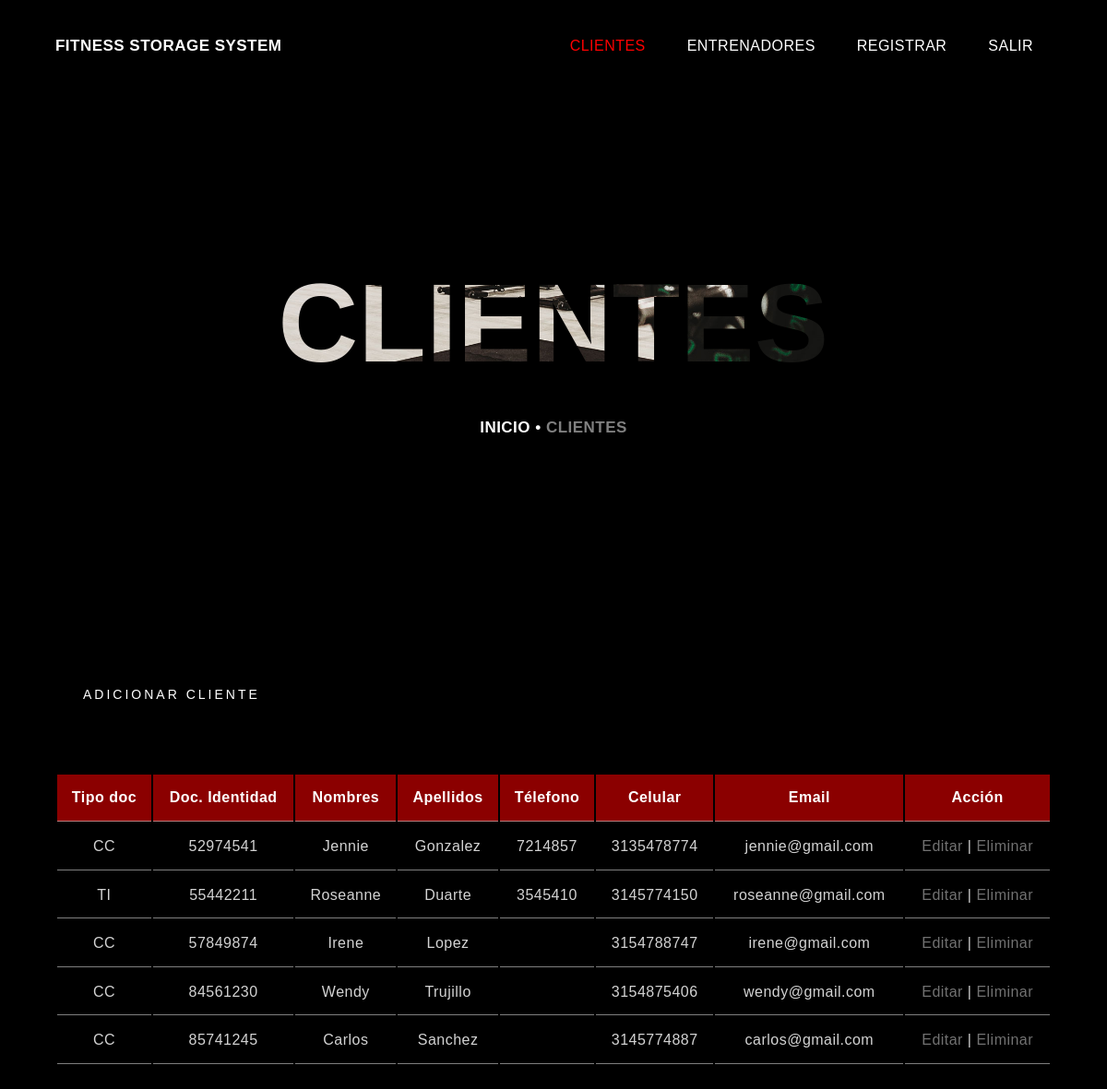
Screenshot of /php/admincrud/crudclientes/adminclientes.php with the database file from the repository.
### tables this page shows
CREATE TABLE IF NOT EXISTS `cliente` (
  `Doc_identidad` int NOT NULL,
  `Tipo_doc` varchar(2) NOT NULL,
  `Nombres` varchar(25) NOT NULL,
  `Apellidos` varchar(25) NOT NULL,
  `Tel_contacto` varchar(7) DEFAULT NULL,
  `Cel_contacto` varchar(10) NOT NULL,
  `Email` varchar(45) NOT NULL,
  PRIMARY KEY (`Doc_identidad`,`Tipo_doc`)
);

### php/admincrud/crudclientes/adminclientes.php (the view, shortened to what this page needs)
<?php
include_once("../../conexion.php");
$result = $dbConn->query("SELECT * FROM cliente");
?>
<!DOCTYPE html>
<html lang="en">
    <head>
        <link rel="stylesheet" href="../../../css/estilos.css">
    </head>
<body>
    <header>
        <div class="centrarnav">
            <div class="logo">
                FITNESS STORAGE SYSTEM
            </div>
            <nav>
                <a href="adminclientes.php"><span class="activo">CLIENTES</span></a>
                <a href="../crudentrenadores/adminentrenadores.php">ENTRENADORES</a>
                <a href="../../login_registro/registro.php">REGISTRAR</a>
                <a href="../../login_registro/logout.php">SALIR</a>
            </nav>
        </div>
    </header>
    <div class="espaciotop contenedor">
        <div class="title2">clientes</div>
        <div class="subtitle">INICIO • <span class="inactivo">CLIENTES</span></div>
    </div>
<section class="espaciotop">
<div class="centrarnav"><a href="form_adicionar.html" class="btn-neon">
                    ADICIONAR CLIENTE</a></div><br><br>
    <table class="centrarnav contenido-tabla">
        <thead>
            <tr id="tabla-crud">
                <th>Tipo doc</th>
                <th>Doc. Identidad</th>
                <th>Nombres</th>
                <th>Apellidos</th>
                <th>Télefono</th>
                <th>Celular</th>
                <th>Email</th>
                <th>Acción</th>
            </tr>
        </thead>
        <?php
        while ( $row = $result->fetch(PDO::FETCH_ASSOC) ){
            echo "<tbody>";
            echo "<tr>";
            echo "<td>" . $row['Tipo_doc'] . "</td>";
            echo "<td>" . $row['Doc_identidad'] . "</td>";
            echo "<td>" . $row['Nombres'] . "</td>";
            echo "<td>" . $row['Apellidos'] . "</td>";
            echo "<td>" . $row['Tel_contacto'] . "</td>";
            echo "<td>" . $row['Cel_contacto'] . "</td>";
            echo "<td>" . $row['Email'] . "</td>";
            echo "<td> <span class='link'><a href=\"editar.php?Doc_identidad=$row[Doc_identidad]\">Editar</a></span> | <span class='link'><a href=\"eliminar.php?Doc_identidad=$row[Doc_identidad]\"
            onClick=\"return confirm('¿Está seguro de eliminar este registro?') \">Eliminar</a></span></td>";
    }
    ?>
    </table>
</section>
        <p class="espaciobot"></p>
</body>
</html>

### css/estilos.css (style rules this page uses)
* { margin: 0; padding: 0; box-sizing: border-box; }
body { background: black; font-family: sans-serif; width:100%; height:100%; letter-spacing: 0.03em; line-height: 1.6; }
.centrarnav { width: 90%; max-width: 1300px; margin: auto; overflow: hidden; }
.activo { color:red; }
.inactivo { color:gray; }
.link a { text-decoration: red; color: rgba(211, 211, 211, 0.534); }
header { width: 100%; overflow: hidden; margin-bottom: 20px; position: fixed; background: black; }
header .logo { color: white; font-size: 17px; line-height: 100px; float: left; font-weight: 900; }
header nav { float: right; line-height: 100px; }
header nav a { display:inline-block; text-decoration: none; color: white; padding: 10px 20px; line-height: normal; }
.espaciotop { padding-top: 150px; }
.espaciobot { padding-bottom: 130px; }
.contenedor { width: 100%; max-width: 100%; text-align: center; margin-bottom: 100px; }
.subtitle { display: block; color: white; font-size: 17px; font-weight: 900; }
.title2 { text-transform: uppercase; font-size: 120px; font-weight: 900; -webkit-background-clip: text; -webkit-text-fill-color: transparent; background-image: url(bg_1.jpg); background-size: 90%; margin-top: 100px; background-attachment: fixed; line-height: 200px; }
p { margin-bottom: 1em; font-size: 17px; color: gray; }
.btn-neon { position: relative; display: inline-block; padding: 15px 30px; color: white; letter-spacing: 3px; font-size: 14px; font-weight: 400; text-decoration: none; overflow: hidden; transition: 0.2s; }
.contenido-tabla tr { transition: all .2s ease-in; cursor: pointer; }
.contenido-tabla tbody tr { background-color: black; color: lightgrey; text-align: left; }
.contenido-tabla th, td { padding: 12px; text-align: center; border-bottom: 1px solid rgba(221, 221, 221, 0.575); }
.contenido-tabla thead #tabla-crud { color: white; text-align: center; background-color: darkred; }

### rows the page displays
cliente: Tipo_doc "CC", Doc_identidad "52974541", Nombres "Jennie", Apellidos "Gonzalez", Tel_contacto "7214857", Cel_contacto "3135478774", Email "jennie@gmail.com"
cliente: Tipo_doc "TI", Doc_identidad "55442211", Nombres "Roseanne", Apellidos "Duarte", Tel_contacto "3545410", Cel_contacto "3145774150", Email "roseanne@gmail.com"
cliente: Tipo_doc "CC", Doc_identidad "57849874", Nombres "Irene", Apellidos "Lopez", Cel_contacto "3154788747", Email "irene@gmail.com"
cliente: Tipo_doc "CC", Doc_identidad "84561230", Nombres "Wendy", Apellidos "Trujillo", Cel_contacto "3154875406", Email "wendy@gmail.com"
cliente: Tipo_doc "CC", Doc_identidad "85741245", Nombres "Carlos", Apellidos "Sanchez", Cel_contacto "3145774887", Email "carlos@gmail.com"
